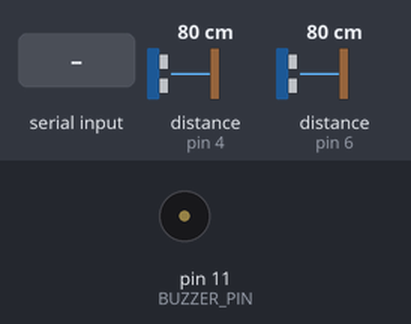
A sketch run on a simulated Arduino Uno, built with avr-gcc and run on an emulated ATmega328P. Shown: buzzer (waves = sounding, pin HIGH). Wiring (inferred from the names in the program): 2 × ultrasonic range finder: trigger pin 5, echo pin 4 / trigger pin 7, echo pin 6. The test bench sets the inputs (shaded band); at power-on: distance to the obstacle (sensors on pin 4, pin 6) 80 cm. The echo pulse lasts 58.3 µs per cm; pins used as bus, display or sensor lines are not drawn; what the sketch prints to the serial monitor is not drawn.

Above: at 1.2 s.
1.3 s: "BUZZ=1\n" received over Serial
At 1.9 s:
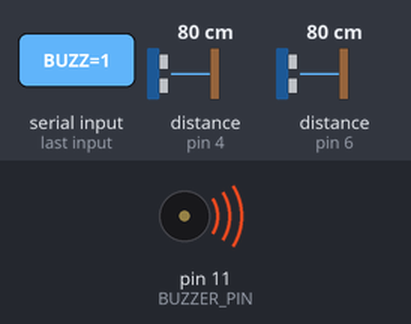
3.5 s: distance to the obstacle (sensor on pin 4) set to 18 cm
6.5 s: distance to the obstacle (sensor on pin 6) set to 18 cm
9.5 s: "PING\n" received over Serial
12.5 s: distance to the obstacle (sensor on pin 4) set to 2 cm
15.5 s: distance to the obstacle (sensor on pin 6) set to 35 cm
Timing chart, 0 to 18.5 s (numbered marks = the images above; inputs shaded):
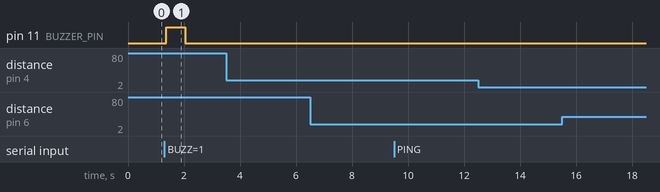

The sketch:

BlindSpotDetector.ino
```cpp
// =============================================================================
// BlindSpotDetector.ino — Live Arduino Code for Project Presentation
//
// Hardware Wiring:
//   Left  Sensor: TRIG -> Pin 7 | ECHO -> Pin 6
//   Right Sensor: TRIG -> Pin 5 | ECHO -> Pin 4
//   Buzzer:       (+)  -> Pin 11 | (-)  -> GND
//   All VCC -> 5V, All GND -> GND
//
// Protocol (9600 baud):
//   Telemetry Out: "L=<0|1>,R=<0|1>,DIST_L=<cm>,DIST_R=<cm>\n"
//   Command In:    "BUZZ=1\n"    -> ring buzzer (with 600ms watchdog)
//                  "BUZZ=0\n"    -> silence buzzer
//                  "THRESH=<cm>\n"-> dynamically update obstacle distance
//                  "PING\n"      -> returns "PONG\n"
// =============================================================================

const int LEFT_TRIG  = 7;
const int LEFT_ECHO  = 6;
const int RIGHT_TRIG = 5;
const int RIGHT_ECHO = 4;
const int BUZZER_PIN = 11;

// Obstacle threshold in centimeters (tabletop prototype range: 3cm to 20cm default)
const int MIN_DIST_CM = 3;
int MAX_DIST_CM = 20;

int webBuzz = 0;
unsigned long lastSerialCmdTime = 0;
const unsigned long SERIAL_TIMEOUT_MS = 600; // fail-safe auto silence

String serialInput = "";

long measureDistance(int trigPin, int echoPin) {
  digitalWrite(trigPin, LOW);
  delayMicroseconds(2);
  digitalWrite(trigPin, HIGH);
  delayMicroseconds(10);
  digitalWrite(trigPin, LOW);

  long duration = pulseIn(echoPin, HIGH, 25000); // 25ms timeout (~425cm max)

  // 0 means no echo (infinite open space) -> clear
  if (duration <= 0) return 999;

  long cm = duration * 0.0343 / 2;

  // Anything under 3cm is sensor crosstalk / electrical glitch -> clear
  if (cm < 3 || cm > 400) return 999;

  return cm;
}

void setup() {
  pinMode(LEFT_TRIG,  OUTPUT);
  pinMode(LEFT_ECHO,  INPUT);
  pinMode(RIGHT_TRIG, OUTPUT);
  pinMode(RIGHT_ECHO, INPUT);
  pinMode(BUZZER_PIN, OUTPUT);
  digitalWrite(BUZZER_PIN, LOW);

  Serial.begin(9600); // Matches website baud rate
}

void loop() {
  // 1. Measure both sensors
  long leftDist  = measureDistance(LEFT_TRIG,  LEFT_ECHO);
  delay(30); // Prevent ultrasonic interference between sensors
  long rightDist = measureDistance(RIGHT_TRIG, RIGHT_ECHO);

  // 2. Logic: 1 if obstacle between MIN_DIST_CM and MAX_DIST_CM, 0 otherwise
  int L = (leftDist  >= MIN_DIST_CM && leftDist  <= MAX_DIST_CM) ? 1 : 0;
  int R = (rightDist >= MIN_DIST_CM && rightDist <= MAX_DIST_CM) ? 1 : 0;

  // 3. Read any feedback command from website
  while (Serial.available() > 0) {
    char c = Serial.read();
    if (c == '\n') {
      serialInput.trim();
      if (serialInput == "BUZZ=1") {
        webBuzz = 1;
        lastSerialCmdTime = millis();
      } else if (serialInput == "BUZZ=0") {
        webBuzz = 0;
      } else if (serialInput.startsWith("THRESH=")) {
        int t = serialInput.substring(7).toInt();
        if (t >= 5 && t <= 100) {
          MAX_DIST_CM = t;
        }
      } else if (serialInput == "PING") {
        Serial.println("PONG");
      }
      serialInput = "";
    } else {
      serialInput += c;
    }
  }

  // 4. Fail-safe watchdog: auto-silence buzzer if connection is lost
  if (webBuzz == 1 && (millis() - lastSerialCmdTime > SERIAL_TIMEOUT_MS)) {
    webBuzz = 0;
  }

  // 5. Buzzer controlled ONLY by the website logic circuit output.
  if (webBuzz == 1) {
    digitalWrite(BUZZER_PIN, HIGH);
  } else {
    digitalWrite(BUZZER_PIN, LOW);
  }

  // 6. Send sensor signals and live measured distance to website circuit
  Serial.print("L=");
  Serial.print(L);
  Serial.print(",R=");
  Serial.print(R);
  Serial.print(",DIST_L=");
  Serial.print(leftDist);
  Serial.print(",DIST_R=");
  Serial.println(rightDist);

  delay(70); // ~10 updates per second
}
```

Measured:
- after the input at 1.3 s, pin 11 (BUZZER_PIN): LOW → HIGH after 0.07 s, → LOW 0.67 s later
- after the input at 3.5 s, every drawn part: stays the same
- after the input at 6.5 s, every drawn part: stays the same
- after the input at 9.5 s, every drawn part: stays the same
- after the input at 12.5 s, every drawn part: stays the same
- after the input at 15.5 s, every drawn part: stays the same
